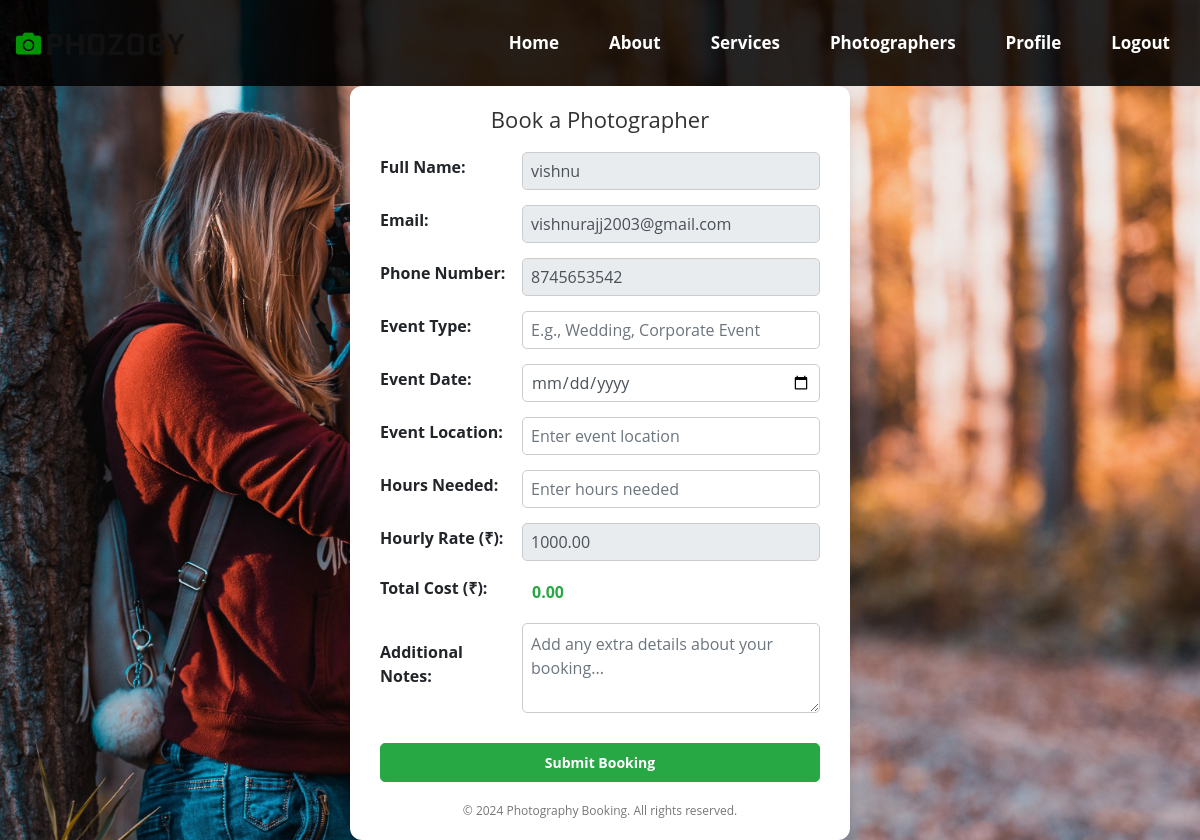
Screenshot of /uregister/1000.00/1/ (signed in) with the database file from the repository.
### app1/models.py (models this page shows, shortened)
class user_registration(models.Model):
    fullname = models.CharField(max_length=30)
    email = models.EmailField()
    phonenumber = models.IntegerField()
    username = models.CharField(max_length=30)
    password = models.CharField(max_length=10)             # user registration
    is_accepted = models.BooleanField(default=False)

### app1/views.py (the view, shortened to what this page needs)
# urls.py: path('uregister/<str:i>/<int:Photographer_id>/', views.uregister, name='uregister'),
def uregister(request, i, Photographer_id):
    user = user_registration.objects.get(username=request.session['username'])
    user_details = user_registration.objects.get(username=request.session['username'])
    p = available_Photographer.objects.get(pk=Photographer_id)
    return render(request, 'n.html', {
        'user': user,
        'rate': i,
        'Photographer_id': p,
        'user_details': user_details,
        'photographer_data': p,  # Include photographer details
    })

### template/n.html (shortened to what this page needs)
<!DOCTYPE html>
<html lang="en">
<head>
    {% load static %}
    <link rel="stylesheet" href="https://maxcdn.bootstrapcdn.com/bootstrap/4.5.2/css/bootstrap.min.css">
</head>
<body>
<header class="header-section">
    <div class="container-fluid d-flex align-items-center">
        <div class="logo">
            <a href="./index.html">
                <img src="{% static 'img/logo.png' %}" alt="Logo">
            </a>
        </div>
        <nav class="nav-menu">
            <ul class="d-flex">
               <li><a href="../user_dashboard">Home</a></li>
                        <li><a href="../about">About</a></li>
                        <li><a href="../service">Services</a></li>
                        <li><a href="../show_photographer">Photographers</a></li>
                        <li><a href="../user_profile/">Profile</a></li>
                        <li><a href="../logout">Logout</a></li>
            </ul>
        </nav>
    </div>
</header>
    <div class="container">
        <h1>Book a Photographer</h1>
        <form id="bookingForm" method="POST" action="">
            <div class="form-group">
                <label for="username">Full Name:</label>
                <input type="text" class="form-control" name="username" id="username" value="{{user.username}}" placeholder="Enter your full name" readonly>
            </div>
            <div class="form-group">
                <label for="email">Email:</label>
                <input type="email" class="form-control" name="email" id="email" value="{{user.email}}" placeholder="Enter your email" readonly>
            </div>
            <div class="form-group">
                <label for="phone">Phone Number:</label>
                <input type="tel" class="form-control" name="phone" id="phone" value="{{user.phonenumber}}" placeholder="Enter your phone number" readonly>
            </div>
            <div class="form-group">
                <label for="event_type">Event Type:</label>
                <input type="text" class="form-control" name="event_type" id="event_type"  pattern="^[A-Za-z\s]+$"  placeholder="E.g., Wedding, Corporate Event"  required>
            </div>
            <div class="form-group">
                <label for="event_date">Event Date:</label>
                <input type="date" class="form-control" name="event_date" id="event_date" required>
            </div>
            <div class="form-group">
                <label for="event_location">Event Location:</label>
                <input type="text" class="form-control" name="event_location" id="event_location" placeholder="Enter event location" required>
            </div>
            <div class="form-group">
                <label for="hours_needed">Hours Needed:</label>
                <input type="number" class="form-control" name="hours_needed" id="hours_needed" min="1" placeholder="Enter hours needed" required>
            </div>
            <div class="form-group">
                <label for="hourly_rate">Hourly Rate (₹):</label>
                <input type="text" class="form-control" name="hourly_rate" id="hourly_rate" value="{{rate}}" readonly required>
            </div>
            <div class="form-group">
                <label>Total Cost (₹):</label>
                <span id="total_cost_display" class="total-cost-display">0.00</span>
            </div>
            <div class="form-group">
                <label for="additional_notes">Additional Notes:</label>
                <textarea class="form-control" name="additional_notes" id="additional_notes" rows="3" placeholder="Add any extra details about your booking..."></textarea>
            </div>
            <button type="submit" class="btn btn-success" id="submit_button">Submit Booking</button>
        </form>
        <footer>&copy; 2024 Photography Booking. All rights reserved.</footer>
    </div>
</body>
</html>

### rows the page displays
user_registration: username "vishnu", email "vishnurajj2003@gmail.com", phone "8745653542"
